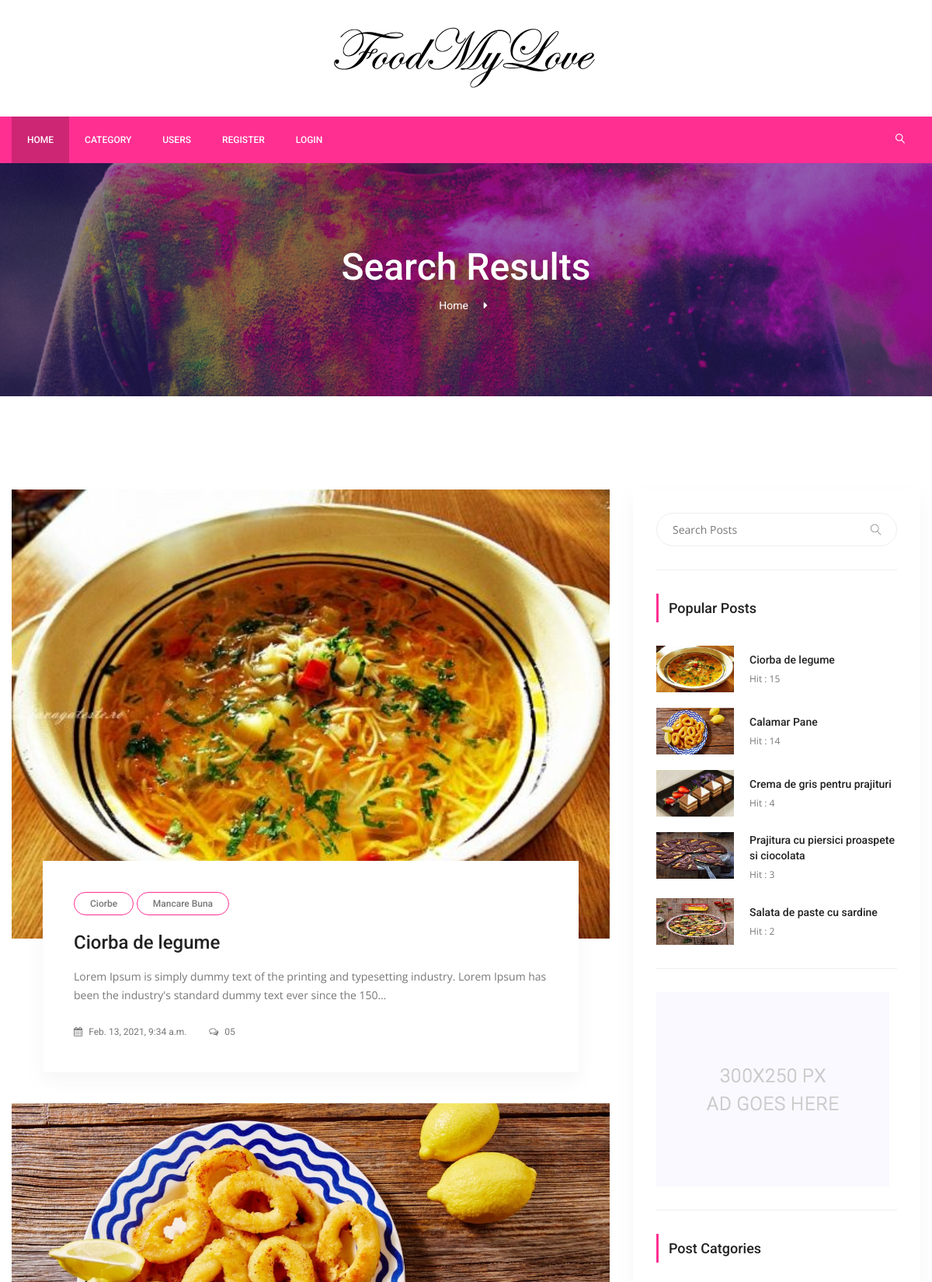
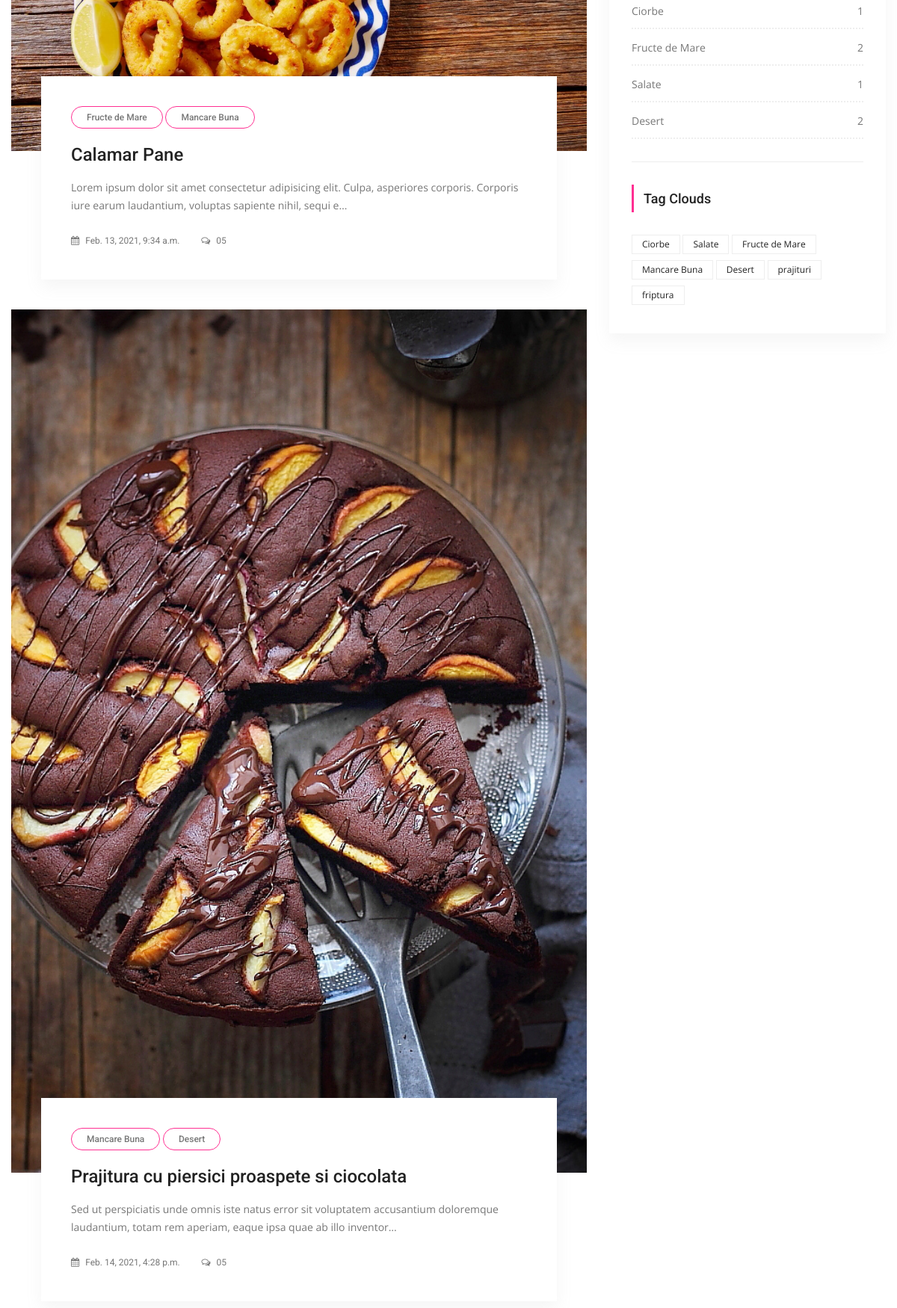
The app's page /search/ (upper part) with its own data (2 pictures, top to bottom).
### posts/models.py (models this page shows, shortened)
class Post(models.Model):
    title = models.CharField(max_length=150)
    content = models.TextField()
    publishing_date = models.DateTimeField(auto_now=True)
    image = models.ImageField(blank=True, null=True, upload_to='uploads/')
    user = models.ForeignKey(settings.AUTH_USER_MODEL,
                             on_delete=models.CASCADE)
    slug = models.SlugField(default='slug', editable=False)
    category = models.ForeignKey(Category,
                                 on_delete=models.CASCADE,
                                 default=1,
                                 related_name='posts')
    tag = models.ManyToManyField(Tag, related_name='posts', blank=True)
    slider_post = models.BooleanField(default=False)
    hit = models.PositiveIntegerField(default=0)

class Tag(models.Model):
    title = models.CharField(max_length=50)
    slug = models.SlugField(editable=False)
    def __str__(self):
        return self.title

class Category(models.Model):
    title = models.CharField(max_length=150)
    slug = models.SlugField(editable=False)
    def post_count(self):
        return self.posts.all().count()

### posts/views.py (the view)
# urls.py: path('search/', SearchView.as_view(), name='search'),
class SearchView(ListView):
    model = Post
    template_name = 'posts/search.html'
    context_object_name = 'posts'
    paginate_by = 3
    def get_queryset(self):
        query = self.request.GET.get('q')
        if query:
            return Post.objects.filter(
                Q(title__icontains=query) | Q(content__icontains=query)
                | Q(tag__title__icontains=query)).order_by('id').distinct()
        return Post.objects.all().order_by('id')

### posts/templatetags/custom_tags.py (called while the page is built)
@register.simple_tag(name='categories')
def all_categories():
    return Category.objects.all()

@register.simple_tag(name='tags')
def all_tags():
    return Tag.objects.all()

@register.simple_tag(name='hit_posts')
def hit_posts():
    return Post.objects.order_by('-hit')[:5]

### templates/posts/search.html (shortened to what this page needs)
{% extends 'base.html' %}
{% load static %}
{% block content %}
        <section class="banner_area">
            <div class="banner_inner d-flex align-items-center">
            	<div class="overlay bg-parallax" data-stellar-ratio="0.9" data-stellar-vertical-offset="0" data-background=""></div>
				<div class="container">
					<div class="banner_content text-center">
						<h2>Search Results</h2>
						<div class="page_link">
							<a href="{% url 'index' %}">Home</a>
						</div>
					</div>
				</div>
            </div>
        </section>
        <section class="blog_area p_120">
            <div class="container">
                <div class="row">
                    <div class="col-lg-8">
                        <div class="blog_left_sidebar">
                            {% for post in posts %}
                            <article class="blog_style1">
                            	<div class="blog_img">
                            		<img class="img-fluid" src="{{ post.image.url }}" alt="" style="width: 100%;" >
                            	</div>
                            	<div class="blog_text">
									<div class="blog_text_inner">
										{% for tag in post.tag.all %}
										<a class="cat" href="{% url 'tag_detail' tag.slug %}">{{ tag.title }}</a>
										{% endfor %}
										<a href="{% url 'detail' pk=post.id slug=post.slug%}"><h4>{{ post.title }}</h4></a>
										<p>{{ post.content | truncatechars:150 }}</p>
										<div class="date">
											<a href="#"><i class="fa fa-calendar" aria-hidden="true"></i> {{ post.publishing_date }}</a>
											<a href="#"><i class="fa fa-comments-o" aria-hidden="true"></i> 05</a>
										</div>
									</div>
                            	</div>
                            </article>
                            {% endfor %}
                        </div>
                    </div>
                    {% include 'right_side.html' %}
                </div>
            </div>
        </section>
        {% endblock %}

### templates/right_side.html
{% load static %}
{% load custom_tags %}
 <div class="col-lg-4">
    <div class="blog_right_sidebar">
        <aside class="single_sidebar_widget search_widget">
            <form action="{% url 'search' %}" method="GET">
                <div class="input-group">
                    <input type="text" class="form-control" placeholder="Search Posts" name='q'>
                    <span class="input-group-btn">
                        <button class="btn btn-default" type="button"><i class="lnr lnr-magnifier"></i></button>
                    </span>
                </div>
            </form>
            <div class="br"></div>
        </aside>
        <aside class="single_sidebar_widget popular_post_widget">
            <h3 class="widget_title">Popular Posts</h3>
            {% hit_posts as posts %}
            {% for post in posts %}
            <div class="media post_item">
                <img src="{{ post.image.url }}" alt="post" style="width: 100px; height: 60px;">
                <div class="media-body">
                    <a href="{% url 'detail' post.pk post.slug %}"><h3>{{ post.title }}</h3></a>
                    <p>Hit : {{ post.hit }}</p>
                </div>
            </div>
            {% endfor %}
            <div class="br"></div>
        </aside>
        <aside class="single_sidebar_widget">
            <a href="#"><img class="img-fluid" src="{% static "img/blog/add.jpg" %}" alt=""></a>
            <div class="br"></div>
        </aside>
        <aside class="single_sidebar_widget post_category_widget">
            <h4 class="widget_title">Post Catgories</h4>
            <ul class="list cat-list">
                {% categories as categories %}
                {% for category in categories %}
                <li>
                    <a href="{% url 'category_detail' pk=category.id slug=category.slug %}" class="d-flex justify-content-between">
                        <p>{{ category.title }}</p>
                        <p>{{ category.post_count }}</p>
                    </a>
                </li>
                {% endfor %}
            </ul>
            <div class="br"></div>
        </aside>
        <aside class="single-sidebar-widget tag_cloud_widget">
            <h4 class="widget_title">Tag Clouds</h4>
            <ul class="list">
                {% tags as labels %}
                {% for label in labels %}
                <li><a href="{% url 'tag_detail' label.slug %}">{{ label }}</a></li>
                {% endfor %}
            </ul>
        </aside>
    </div>
</div>

### records on screen
Post: image (picture), title "Ciorba de legume", content "Lorem Ipsum is simply dummy text of the printing and typesetting industry. Lorem Ipsum has been the industry's standard dummy text ever since the 150…", publishing_date "Feb. 13, 2021, 9:34 a.m.", hit "15"
Tag: title "Ciorbe"
Tag: title "Mancare Buna"
Post: image (picture), title "Calamar Pane", content "Lorem ipsum dolor sit amet consectetur adipisicing elit. Culpa, asperiores corporis. Corporis iure earum laudantium, voluptas sapiente nihil, sequi e…", publishing_date "Feb. 13, 2021, 9:34 a.m.", hit "14"
Tag: title "Fructe de Mare"
Post: image (picture), title "Prajitura cu piersici proaspete si ciocolata", content "Sed ut perspiciatis unde omnis iste natus error sit voluptatem accusantium doloremque laudantium, totam rem aperiam, eaque ipsa quae ab illo inventor…", publishing_date "Feb. 14, 2021, 4:28 p.m.", hit "3"
Tag: title "Desert"
Post: image (picture), title "Crema de gris pentru prajituri", hit "4"
Post: image (picture), title "Salata de paste cu sardine", hit "2"
Category: title "Ciorbe", post_count "1"
Category: title "Fructe de Mare", post_count "2"
Category: title "Salate", post_count "1"
Category: title "Desert", post_count "2"
Tag: title "Salate"
Tag: title "prajituri"
Tag: title "friptura"
